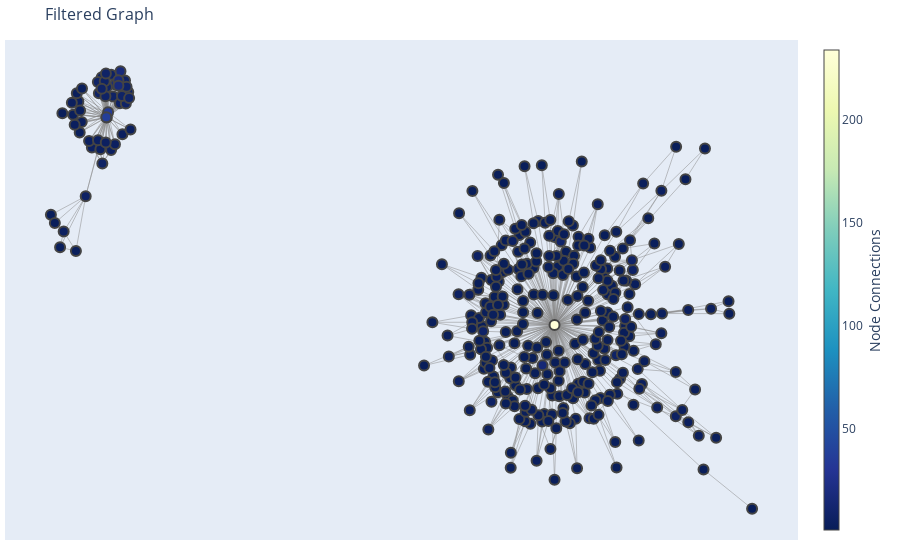

The cell this chart's notebook holds for it:
### Code cell
import plotly.graph_objects as go


def plot_graph(G, title=""):
    pos = nx.spring_layout(G)
    edge_x = []
    edge_y = []
    for edge in G.edges():
        x0, y0 = pos[edge[0]]
        x1, y1 = pos[edge[1]]
        edge_x.append(x0)
        edge_x.append(x1)
        edge_x.append(None)
        edge_y.append(y0)
        edge_y.append(y1)
        edge_y.append(None)

    edge_trace = go.Scatter(
        x=edge_x,
        y=edge_y,
        line=dict(width=0.5, color="#888"),
        hoverinfo="none",
        mode="lines",
    )

    node_x = []
    node_y = []
    for node in G.nodes():
        x, y = pos[node]
        node_x.append(x)
        node_y.append(y)

    node_trace = go.Scatter(
        x=node_x,
        y=node_y,
        mode="markers",
        hoverinfo="text",
        marker=dict(
            showscale=True,
            # colorscale options
            # 'Greys' | 'YlGnBu' | 'Greens' | 'YlOrRd' | 'Bluered' | 'RdBu'
            # 'Reds' | 'Blues' | 'Picnic' | 'Rainbow' | 'Portland' | 'Jet'
            # 'Hot' | 'Blackbody' | 'Earth' | 'Electric' | 'Viridis' |
            colorscale="YlGnBu",
            reversescale=True,
            color=[],
            size=10,
            colorbar=dict(
                thickness=15,
                title="Node Connections",
                xanchor="left",
                titleside="right",
            ),
            line_width=2,
        ),
    )

    node_adjacencies = []
    node_text = []
    for node, adjacencies in enumerate(G.adjacency()):
        node_adjacencies.append(len(adjacencies[1]))
        node_text.append(
            "# of connections: "
            + str(len(adjacencies[1]))
            + "<br>"
            + str(adjacencies[0])
        )

    node_trace.marker.color = node_adjacencies
    node_trace.text = node_text

    fig = go.Figure(
        data=[edge_trace, node_trace],
        layout=go.Layout(
            title=title,
            titlefont_size=16,
            showlegend=False,
            hovermode="closest",
            margin=dict(b=20, l=5, r=5, t=40),
            annotations=[
                dict(
                    text="",
                    showarrow=False,
                    xref="paper",
                    yref="paper",
                    x=0.005,
                    y=-0.002,
                )
            ],
            xaxis=dict(showgrid=False, zeroline=False, showticklabels=False),
            yaxis=dict(showgrid=False, zeroline=False, showticklabels=False),
        ),
    )
    fig.show()


plot_graph(G_filtered, title="Filtered Graph")

### Figure 1 — Plotly figure (JSON) as saved in the notebook; plotly's stock layout.template omitted (floating-point values rounded to 4 significant figures; data arrays with more than 128 entries replaced by an {"elided": "..."} marker saying what was removed)
{"data": [{"hoverinfo": "none", "line": {"color": "#888", "width": 0.5}, "mode": "lines", "type": "scatter", "x": {"elided": "2085 float values"}, "y": {"elided": "2085 float values"}}, {"hoverinfo": "text", "marker": {"color": {"elided": "350 int values"}, "colorbar": {"thickness": 15, "title": {"side": "right", "text": "Node Connections"}, "xanchor": "left"}, "colorscale": [[0, "rgb(255,255,217)"], [0.125, "rgb(237,248,177)"], [0.25, "rgb(199,233,180)"], [0.375, "rgb(127,205,187)"], [0.5, "rgb(65,182,196)"], [0.625, "rgb(29,145,192)"], [0.75, "rgb(34,94,168)"], [0.875, "rgb(37,52,148)"], [1, "rgb(8,29,88)"]], "line": {"width": 2}, "reversescale": true, "showscale": true, "size": 10}, "mode": "markers", "text": {"elided": "350 str values"}, "type": "scatter", "x": {"elided": "350 float values"}, "y": {"elided": "350 float values"}}], "layout": {"annotations": [{"showarrow": false, "text": "", "x": 0.005, "xref": "paper", "y": -0.002, "yref": "paper"}], "hovermode": "closest", "margin": {"b": 20, "l": 5, "r": 5, "t": 40}, "showlegend": false, "title": {"font": {"size": 16}, "text": "Filtered Graph"}, "xaxis": {"showgrid": false, "showticklabels": false, "zeroline": false}, "yaxis": {"showgrid": false, "showticklabels": false, "zeroline": false}}}
